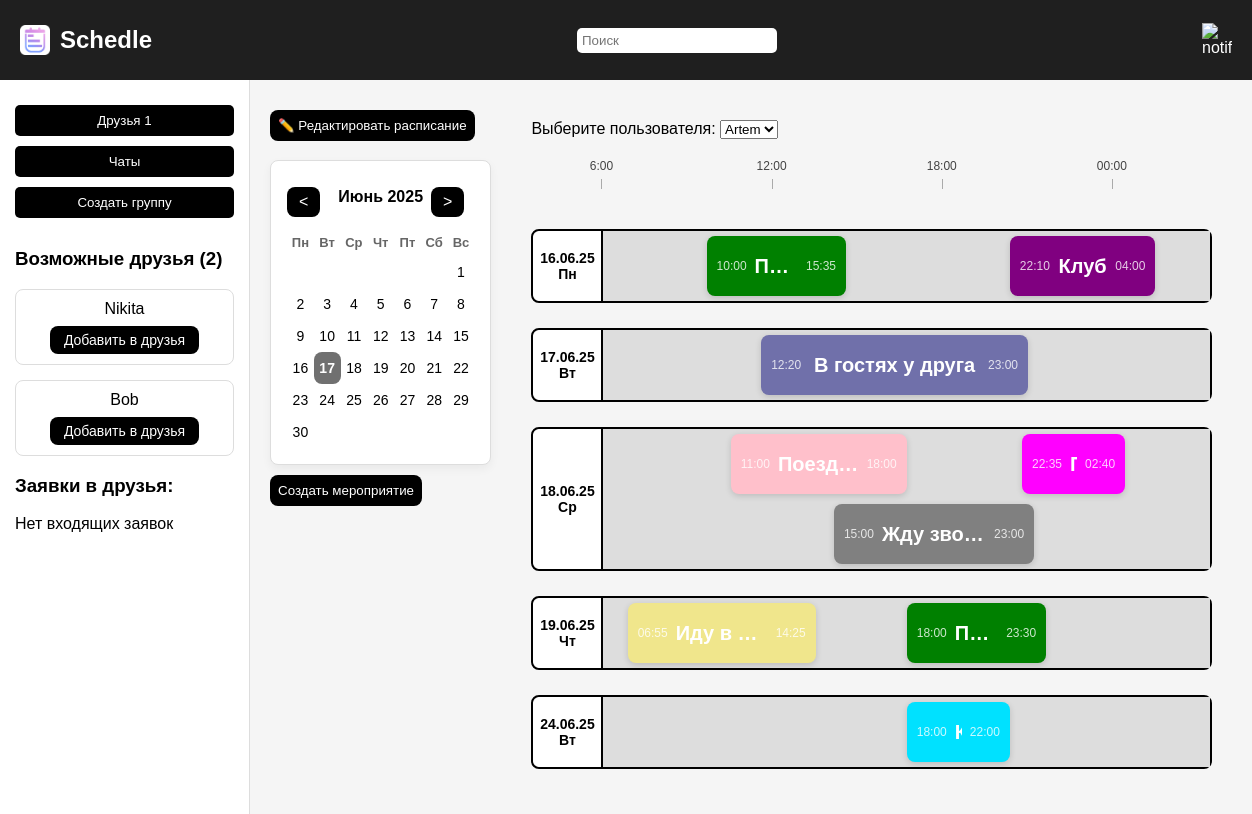
The page / (signed in) on the database its author committed.
### main/models.py (models this page shows, shortened)
class User(AbstractUser):
    Friends = models.ManyToManyField("self", symmetrical=True, blank=True)
    FriendshipRequests = models.ManyToManyField(
        "self",
        symmetrical=False,
        related_name="sent_requests",
        blank=True
    )

class Event(models.Model):
    Title = models.CharField(max_length=40, blank=False, default='')
    Creator = models.ForeignKey(User, on_delete=models.CASCADE, related_name='created_events')
    StartTime = models.DateTimeField(blank=False)
    EndTime = models.DateTimeField(blank=False)
    Description = models.TextField(null=True, blank=True, default='')
    Colour = models.CharField(max_length=20, blank=True, default='grey')
    Participants = models.ManyToManyField(User, related_name="events")

### main/views.py (the view)
# urls.py: path('', main_page, name='main page'),
@login_required(login_url='login')
def main_page(request):
    current_user = request.user
    selected_user_id = request.GET.get('user_id')
    friends = current_user.Friends.all()
    incoming_requests = current_user.FriendshipRequests.all()
    if selected_user_id:
        try:
            selected_user = current_user.Friends.get(id=selected_user_id)
        except:
            selected_user = current_user
    else:
        selected_user = current_user
    all_users = [current_user] + list(current_user.Friends.all())
    possible_friends = User.objects.exclude(id=current_user.id)
    possible_friends_count = len(possible_friends) - len(friends)
    events_qs = Event.objects.filter(Creator=selected_user).order_by('StartTime')
    events_by_day = defaultdict(list)
    placed = defaultdict(list)
    levels_by_day = defaultdict(int)
    for e in events_qs:
        start_minutes = e.StartTime.hour * 60 + e.StartTime.minute
        end_minutes = e.EndTime.hour * 60 + e.EndTime.minute
        total_minutes = 24 * 60
        left = ((start_minutes - 360) / total_minutes) * 100
        width = ((end_minutes - start_minutes) / total_minutes) * 100
        if left < 0:
            left = 0
        if width < 0:
            width = (total_minutes - start_minutes + end_minutes) / total_minutes * 100
        if left + width > 100:
            width = 100 - left
        date_key = e.StartTime.date()
        level = 0
        for placed_event in placed[date_key]:
            if not (end_minutes <= placed_event['start'] or start_minutes >= placed_event['end']):
                if placed_event['level'] == level:
                    level += 1
        placed[date_key].append({'start': start_minutes, 'end': end_minutes, 'level': level})
        events_by_day[date_key].append({
            'Title': e.Title,
            'StartTime': e.StartTime,
            'EndTime': e.EndTime,
            'left': round(left),
            'width': round(width),
            'top': level * 70 + 5,
            'color': e.Colour
        })
        levels_by_day[date_key] = max(levels_by_day[date_key], level + 1)
    return render(request, 'MainPage.html', context={
        'user_list': all_users,
        'selected_user': selected_user,
        'events_by_day': dict(events_by_day),
        "friends": friends,
        'incoming_requests': incoming_requests,
        'possible_friends': possible_friends,
        'possible_friends_count': possible_friends_count,
        'max_top': dict((date, level * 70) for date, level in levels_by_day.items())
    })

### main/templatetags/custom_filters.py (called while the page is built)
@register.filter
def get_item(dictionary, key):
    return dictionary.get(key)

### templates/MainPage.html (shortened to what this page needs)
<!DOCTYPE html>
<html lang="ru">
{% load custom_filters %}
{% load static %}
<head>
</head>
<body>
  <header>
    <div class="logo">
      <img src="/static/images/logo2.png" alt="logo" width="30">
      <h1>Schedle</h1>
    </div>
    <input type="text" placeholder="Поиск">
    <div class="profile">
      <img src="https://cdn-icons-png.flaticon.com/512/847/847969.png" alt="notifications" width="30">
    </div>
  </header>
  <div class="container">
    <div class="sidebar">
      <a href="{% url 'friends' %}">
        <button>Друзья {{friends|length}}</button>
      </a>
      <button>Чаты</button>
      <button>Создать группу</button>
      <div class="possible-friends">
        <h3>Возможные друзья ({{ possible_friends_count }})</h3>
        <ul class="friends-list">
          {% for user in possible_friends %}
            {% if user != request.user and user not in request.user.Friends.all %}
              <li class="friend-card-vertical">
                <div class="friend-name-centered">{{ user.username }}</div>
                <a class="add-button-centered" href="{% url 'send_friend_request' user.id %}">
                  Добавить в друзья
                </a>
              </li>
            {% endif %}
          {% endfor %}
        </ul>
      </div>
      <h3>Заявки в друзья:</h3>
      {% if incoming_requests|length > 0 %}
        <ul>
          {% for user in incoming_requests %}
            <li style="margin-bottom: 10px;">
              <strong>{{ user.username }}</strong>
              <form method="post" action="{% url 'accept_friend_request' user.id %}" style="display: inline;">
                {% csrf_token %}
                <button type="submit">Принять</button>
              </form>
              <form method="post" action="{% url 'reject_friend_request' user.id %}" style="display: inline;">
                {% csrf_token %}
                <button type="submit">Отклонить</button>
              </form>
            </li>
          {% endfor %}
        </ul>
      {% else %}
        <p>Нет входящих заявок</p>
      {% endif %}
    </div>
    <div class="main">
      <div class="left-panel">
        <a href="{% url 'event_list' %}">
          <button>✏️ Редактировать расписание</button>
        </a>
        <div class="calendar-container">
          <div class="calendar-header">
            <button id="prev-month">&lt;</button>
            <span id="month-year"></span>
            <button id="next-month">&gt;</button>
          </div>
          <table class="calendar-table">
            <thead>
              <tr>
                <th>Пн</th>
                <th>Вт</th>
                <th>Ср</th>
                <th>Чт</th>
                <th>Пт</th>
                <th>Сб</th>
                <th>Вс</th>
              </tr>
            </thead>
            <tbody id="calendar-body">
            </tbody>
          </table>
        </div>
        <a href="{% url 'create_event' %}">
          <button>Создать мероприятие</button>
        </a>
      </div>
{% block content %}
<div class="right-panel">
  <form method="get" id="user-select-form">
    <label for="user-select">Выберите пользователя:</label>
    <select id="user-select" name="user_id" onchange="document.getElementById('user-select-form').submit()">
      {% for user in user_list %}
        <option value="{{ user.id }}" {% if user.id == selected_user.id %}selected{% endif %}>
          {{ user.username }}
        </option>
      {% endfor %}
    </select>
  </form>
  <div class="time-container">
    <div class="time-axis">
      <div class="time-label" style="left: 0%;">6:00</div>
      <div class="time-label" style="left: 25%;">12:00</div>
      <div class="time-label" style="left: 50%;">18:00</div>
      <div class="time-label" style="left: 75%;">00:00</div>
    </div>
  </div>
  {% for date, events in events_by_day.items %}
    <div class="day-row">
      <div class="day-label">{{ date|date:"d.m.y" }} {{ date|date:"D" }}</div>
      <div class="events-row" style="height: {{ max_top|default_if_none:0|get_item:date }}px;">
        {% for event in events %}
          <div class="event-block"
               style="left: {{ event.left }}%;
               width: {{ event.width }}%;
               top: {{ event.top }}px;
               background-color: {{ event.color }};">
          <div class="event-time start">{{ event.StartTime|time:"H:i" }}</div>
          <div class="event-title">{{ event.Title }}</div>
          <div class="event-time end">{{ event.EndTime|time:"H:i" }}</div>
          </div>
        {% endfor %}
      </div>
    </div>
  {% empty %}
    <p>Нет событий</p>
  {% endfor %}
</div>
{% endblock %}
</html>

### templates/MainPage.html (style rules this page uses)
* { box-sizing: border-box; font-family: Arial, sans-serif; }
body { margin: 0; background: #f5f5f5; }
header { background: #1f1f1f; color: white; display: flex; justify-content: space-between; align-items: center; padding: 10px 20px; }
header .logo { display: flex; align-items: center; }
header .logo h1 { margin-left: 10px; font-size: 24px; }
header input[type="text"] { width: 200px; padding: 5px; border-radius: 5px; border: none; }
header .profile { display: flex; align-items: center; gap: 10px; }
.container { display: flex; }
.sidebar { width: 250px; background: #fff; padding: 15px; border-right: 1px solid #ddd; }
.sidebar button { width: 100%; padding: 8px; margin-top: 10px; background: black; color: white; border: none; border-radius: 5px; cursor: pointer; }
.main { flex: 1; padding: 20px; display: flex; }
.left-panel { width: 300px; margin-right: 20px; }
.left-panel button { margin-top: 10px; margin-right: 10px; padding: 8px; border: none; border-radius: 8px; background: black; color: white; cursor: pointer; }
.calendar-container { width: 100%; max-width: 320px; background-color: #fff; border: 1px solid #ddd; border-radius: 8px; padding: 16px; box-shadow: 0 4px 10px rgba(0, 0, 0, 0.05); font-family: "Segoe UI", sans-serif; }
.calendar-header { display: flex; justify-content: space-between; align-items: center; margin-bottom: 12px; }
.calendar-header button { background-color: #000; border: none; border-radius: 8px; padding: 6px 12px; cursor: pointer; font-size: 16px; transition: background-color 0.2s ease; }
#month-year { font-weight: bold; font-size: 16px; text-transform: capitalize; }
.calendar-table { width: 100%; border-collapse: collapse; text-align: center; table-layout: fixed; }
.calendar-table th { font-size: 13px; color: #666; padding: 6px 0; }
.right-panel { display: flex; flex-direction: column; gap: 20px; padding: 20px; width: 100%; background-color: #F5F5F5; }
.time-container { position: relative; height: 30px; margin-bottom: 20px; background: #F5F5F5; }
.time-axis { position: absolute; width: 100%; height: 100%; background-color: #F5F5F5; margin-left: 70px; }
.time-label { position: absolute; transform: translateX(-50%); font-size: 12px; color: #444; }
.day-row { display: flex; align-items: flex-start; margin-bottom: 5px; border: 2px solid black; border-radius: 8px; align-items: stretch; }
.day-label { width: 70px; background: white; font-weight: bold; text-align: center; padding: 5px; border-right: 2px solid black; display: flex; flex-direction: column; justify-content: center; font-size: 14px; border-radius: 8px 0px 0px 8px; }
.events-row { position: relative; flex: 1; min-height: 70px; background: #DDDDDD; padding: 5px 0; }
.event-block { position: absolute; height: 60px; background-color: #7070AA; color: white; padding: 5px 10px; border-radius: 8px; box-shadow: 0 2px 6px rgba(0,0,0,0.15); font-size: 20px; display: flex; align-items: center; justify-content: space-between; gap: 8px; white-space: nowrap; overflow: hidden; text-overflow: ellipsis; }
.event-time.start, .event-time.end { font-size: 12px; opacity: 0.8; flex-shrink: 0; }
.event-title { flex: 1; text-align: center; font-weight: bold; overflow: hidden; text-overflow: ellipsis; }
.possible-friends { max-width: 400px; margin-top: 30px; }
.friends-list { list-style: none; padding: 0; margin: 0; }
.friend-card-vertical { display: flex; flex-direction: column; align-items: center; padding: 10px 0; margin-bottom: 15px; border: 1px solid #ddd; border-radius: 8px; background: transparent; }
.friend-name-centered { font-size: 16px; margin-bottom: 8px; }
.add-button-centered { background-color: #000; color: white; padding: 6px 14px; border-radius: 8px; text-decoration: none; font-size: 14px; transition: background-color 0.2s ease; }

### rows shown on the page
User: username "Nikita"
User: username "Bob"
Event: StartTime "10:00", Title "П…", EndTime "15:35"
Event: StartTime "22:10", Title "Клуб", EndTime "04:00"
Event: StartTime "12:20", Title "В гостях у друга", EndTime "23:00"
Event: StartTime "11:00", Title "Поезд…", EndTime "18:00"
Event: StartTime "15:00", Title "Жду зво…", EndTime "23:00"
Event: StartTime "22:35", EndTime "02:40"
Event: StartTime "06:55", Title "Иду в…", EndTime "14:25"
Event: StartTime "18:00", Title "П…", EndTime "23:30"
Event: StartTime "18:00", EndTime "22:00"

### other values the page prints
{{ friends|length }} "1"
{{ possible_friends_count }} "2"
{{ date|date:"d.m.y" }} "16.06.25" "17.06.25" "18.06.25" "19.06.25" "24.06.25"
{{ date|date:"D" }} "Пн" "Вт" "Ср" "Чт" "Вт"
form field user_id "Artem"
